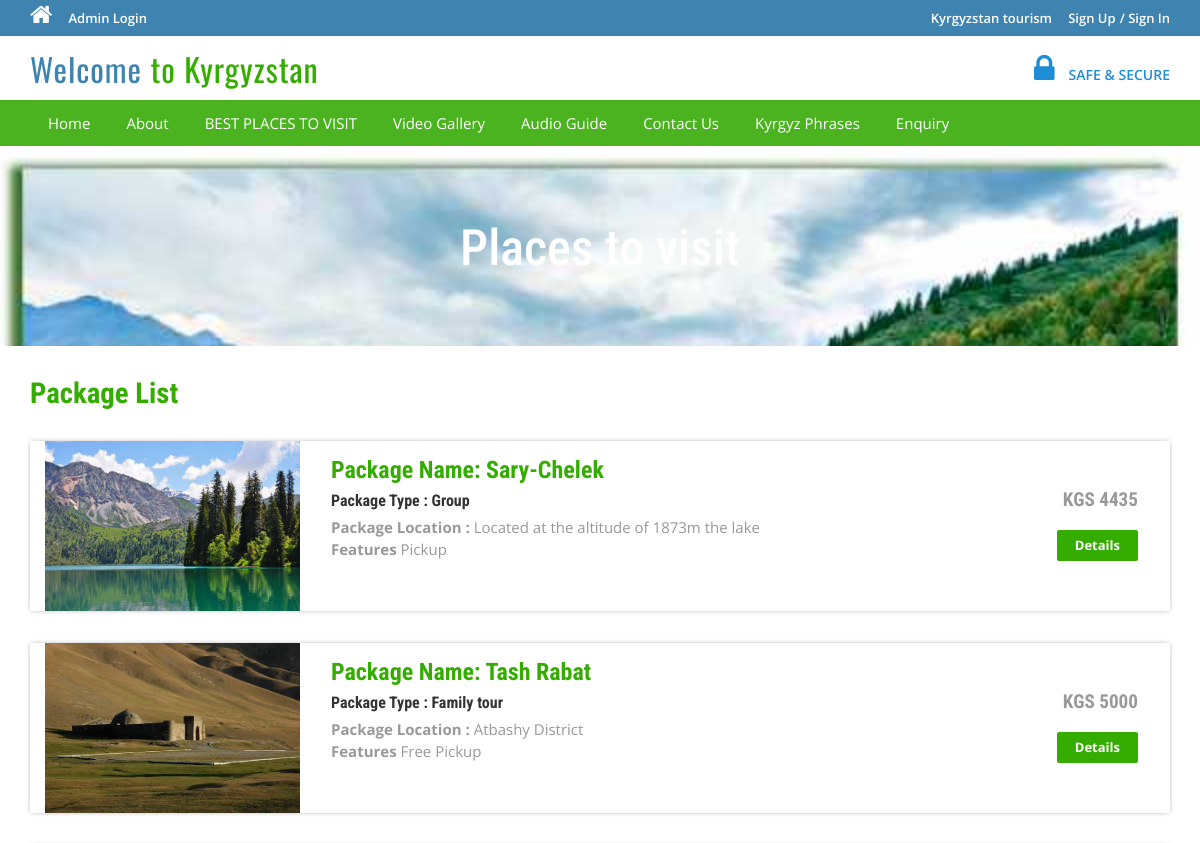
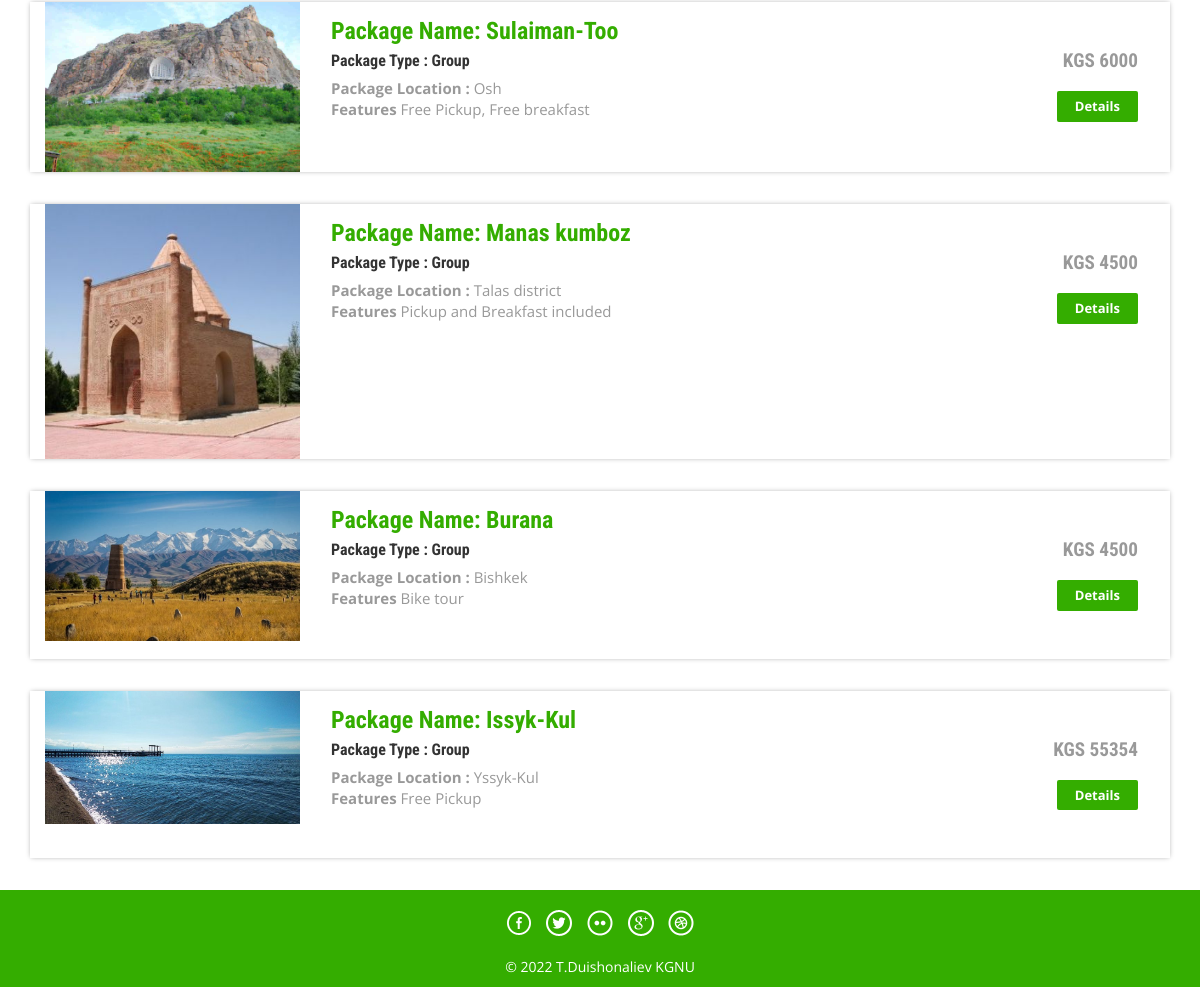
The app's page /package-list.php with its own data (2 pictures, top to bottom).
### tables this page shows
CREATE TABLE `tbltourpackages` (
  `PackageId` int(11) NOT NULL AUTO_INCREMENT,
  `PackageName` varchar(200) DEFAULT NULL,
  `PackageType` varchar(150) DEFAULT NULL,
  `PackageLocation` varchar(100) DEFAULT NULL,
  `PackagePrice` int(11) DEFAULT NULL,
  `PackageFetures` varchar(255) DEFAULT NULL,
  `PackageDetails` mediumtext DEFAULT NULL,
  `PackageImage` varchar(100) DEFAULT NULL,
  `Creationdate` timestamp NULL DEFAULT current_timestamp(),
  `UpdationDate` timestamp NULL DEFAULT NULL ON UPDATE current_timestamp(),
  PRIMARY KEY (`PackageId`)
);

### package-list.php (the view, shortened to what this page needs)
<?php
include('includes/config.php');
?>
<!DOCTYPE HTML>
<html>
<head>
<link href="css/bootstrap.css" rel='stylesheet' type='text/css' />
<link href="css/style.css" rel='stylesheet' type='text/css' />
<link href="css/font-awesome.css" rel="stylesheet">
<link href="css/animate.css" rel="stylesheet" type="text/css" media="all">
</head>
<body>
<?php include('includes/header.php');?>
<div class="banner-3">
	<div class="container">
		<h1 class="wow zoomIn animated animated" data-wow-delay=".5s" style="visibility: visible; animation-delay: 0.5s; animation-name: zoomIn;"> Places to visit</h1>
	</div>
</div>
<div class="rooms">
	<div class="container">
		<div class="room-bottom">
			<h3>Package List</h3>
<?php $sql = "SELECT * from tbltourpackages";
$query = $dbh->prepare($sql);
$query->execute();
$results=$query->fetchAll(PDO::FETCH_OBJ);
if($query->rowCount() > 0)
{
foreach($results as $result)
{	?>
			<div class="rom-btm">
				<div class="col-md-3 room-left wow fadeInLeft animated" data-wow-delay=".5s">
					<img src="admin/pacakgeimages/<?php echo htmlentities($result->PackageImage);?>" class="img-responsive" alt="">
				</div>
				<div class="col-md-6 room-midle wow fadeInUp animated" data-wow-delay=".5s">
					<h4>Package Name: <?php echo htmlentities($result->PackageName);?></h4>
					<h6>Package Type : <?php echo htmlentities($result->PackageType);?></h6>
					<p><b>Package Location :</b> <?php echo htmlentities($result->PackageLocation);?></p>
					<p><b>Features</b> <?php echo htmlentities($result->PackageFetures);?></p>
				</div>
				<div class="col-md-3 room-right wow fadeInRight animated" data-wow-delay=".5s">
					<h5>KGS <?php echo htmlentities($result->PackagePrice);?></h5>
					<a href="package-details.php?pkgid=<?php echo htmlentities($result->PackageId);?>" class="view">Details</a>
				</div>
				<div class="clearfix"></div>
			</div>
<?php }} ?>
		</div>
	</div>
</div>
<?php include('includes/footer.php');?>
</body>
</html>

### includes/header.php (shortened to what this page needs)
<?php if($_SESSION['login'])
{?>
<div class="top-header">
	<div class="container">
		<ul class="tp-hd-lft wow fadeInLeft animated" data-wow-delay=".5s">
			<li class="hm"><a href="index.html"><i class="fa fa-home"></i></a></li>
			<li class="prnt"><a href="profile.php">My Profile</a></li>
				<li class="prnt"><a href="change-password.php">Change Password</a></li>
			<li class="prnt"><a href="tour-history.php">My Tour History</a></li>
			<li class="prnt"><a href="issuetickets.php">Issue Tickets</a></li>
		</ul>
		<ul class="tp-hd-rgt wow fadeInRight animated" data-wow-delay=".5s">
			<li class="tol">Welcome :</li>
			<li class="sig"><?php echo htmlentities($_SESSION['login']);?></li>
			<li class="sigi"><a href="logout.php" >/ Logout</a></li>
        </ul>
		<div class="clearfix"></div>
	</div>
</div><?php } else {?>
<div class="top-header">
	<div class="container">
		<ul class="tp-hd-lft wow fadeInLeft animated" data-wow-delay=".5s">
			<li class="hm"><a href="index.php"><i class="fa fa-home"></i></a></li>
				<li class="hm"><a href="admin/index.php">Admin Login</a></li>
		</ul>
		<ul class="tp-hd-rgt wow fadeInRight animated" data-wow-delay=".5s">
			<li class="tol">Kyrgyzstan tourism</li>
			<li class="sig"><a href="#" data-toggle="modal" data-target="#myModal" >Sign Up</a></li>
			<li class="sigi"><a href="#" data-toggle="modal" data-target="#myModal4" >/ Sign In</a></li>
        </ul>
		<div class="clearfix"></div>
	</div>
</div>
<?php }?>
<div class="header">
	<div class="container">
		<div class="logo wow fadeInDown animated" data-wow-delay=".5s">
			<a href="index.php">Welcome <span>to Kyrgyzstan</span></a>
		</div>
		<div class="lock fadeInDown animated" data-wow-delay=".5s">
			<li><i class="fa fa-lock"></i></li>
            <li><div class="securetxt">SAFE &amp; SECURE </div></li>
		</div>
		<div class="clearfix"></div>
	</div>
</div>
<div class="footer-btm wow fadeInLeft animated" data-wow-delay=".5s">
	<div class="container">
	<div class="navigation">
			<nav class="navbar navbar-default">
				<div class="collapse navbar-collapse nav-wil" id="bs-example-navbar-collapse-1">
					<nav class="cl-effect-1">
						<ul class="nav navbar-nav">
							<li><a href="index.php">Home</a></li>
							<li><a href="page.php?type=aboutus">About</a></li>
								<li><a href="package-list.php">BEST PLACES TO VISIT</a></li>
								<li><a href="page.php?type=privacy">Video Gallery </a></li>
								<li><a href="page.php?type=terms">Audio Guide</a></li>
								<li><a href="page.php?type=contact">Contact Us</a></li>
								<li><a href="page.php?type=phrases">Kyrgyz Phrases</a></li>
								<?php if($_SESSION['login'])
{?>
								<li>Need Help?<a href="#" data-toggle="modal" data-target="#myModal3"> / Write Us </a>  </li>
								<?php } else { ?>
								<li><a href="enquiry.php"> Enquiry </a>  </li>
								<?php } ?>
								<div class="clearfix"></div>
						</ul>
					</nav>
				</div>
			</nav>
		</div>
	</div>
</div>

### includes/footer.php
<div class="copy-right">
	<div class="container">
		<div class="footer-social-icons wow fadeInDown animated animated" data-wow-delay=".5s" style="visibility: visible; animation-delay: 0.5s; animation-name: fadeInDown;">
			<ul>
				<li><a class="facebook" href="#"><span>Facebook</span></a></li>
				<li><a class="twitter" href="#"><span>Twitter</span></a></li>
				<li><a class="flickr" href="#"><span>Flickr</span></a></li>
				<li><a class="googleplus" href="#"><span>Google+</span></a></li>
				<li><a class="dribbble" href="#"><span>Dribbble</span></a></li>
			</ul>
		</div>
		<p class="wow zoomIn animated animated" data-wow-delay=".5s" style="visibility: visible; animation-delay: 0.5s; animation-name: zoomIn;">© 2022 T.Duishonaliev KGNU </p>
	</div>
</div>

### css/style.css (style rules this page uses)
html, body { font-size: 100%; background: #fff; font-family: 'Open Sans', sans-serif; }
body a,.grid_1,plan_1,plan_1.one,plan_1.two,i.icon1, i.icon2, i.icon3, i.icon4, i.icon5, i.icon6 { transition:0.5s all; -webkit-transition:0.5s all; -moz-transition:0.5s all; -o-transition:0.5s all; -ms-transition:0.5s all; }
h1,h2,h3,h4,h5,h6 { margin:0; font-family: 'Roboto Condensed', sans-serif; }
p { margin:0; }
ul { margin:0; padding:0; }
.logo a { color: #3F84B1; letter-spacing: 1px; font-size: 2em; font-weight: 400; display: block; text-decoration: none; font-family: 'Oswald', sans-serif; }
.logo span { color:#34ad00; }
i.fa.fa-home { font-size: 24px; }
.top-header { background-color: #3F84B1; border-bottom: 0 none; height: 36px; line-height: 35px; }
ul.tp-hd-lft { float: left; }
ul.tp-hd-lft li { display: inline-block; }
li.hm,li.prnt { margin-right: 12px; }
ul.tp-hd-lft a { font-size: 13px; font-weight: 600; color:#fff; }
ul.tp-hd-rgt { float:right; }
ul.tp-hd-rgt li { display: inline-block; font-size: 13px; font-weight: 600; color:#fff; }
ul.tp-hd-rgt a { font-size: 13px; font-weight: 600; color:#fff; }
li.ned,li.wrt,li.tol { margin-right: 12px; }
.header { background-color: #fff; margin: 0; padding: 10px 0 8px; }
.logo a { display: block; }
.logo { float: left; margin-right: 60px; }
.lock { float: right; margin-top: 7px; }
.securetxt { color: #1f8dd6; line-height: 18px; margin-top: 0px; font-size: 14px; font-weight:600; }
.lock li { display: inline-block; }
i.fa.fa-lock { color:#1f8dd6; font-size: 2em; padding-right: 10px; }
.footer-btm li { display: inline-block; margin: 0 10px; font-size: 14px; color: #fff; }
.footer-btm li a { font-size: 15px; color: #fff; display: inline-block; padding: 5px 8px; }
.footer-btm { background:#4CB320; padding: 0.5em 0; text-align:center; }
.copy-right p { color:#fff; font-size:14px; line-height: 1.8em; }
.copy-right { background:#34ad00; text-align: center; padding: 0.5em 0; }
a.view { padding: 6px 18px; font-weight: 700; color: #fff; background-color: #34ad00; border: 0; font-size: 13px; border-radius: 2px; -webkit-transition: all .2s; -moz-transition: all .2s; transition: all .2s; margin-top: 20px; display: inline-block; }
.banner-3 { background: url(../images/6ordu.jpg)no-repeat; background-size: cover; -webkit-background-size: cover; -o-background-size: cover; -ms-background-size: cover; -moz-background-size: cover; min-height:200px; }
.banner-3 h1 { font-size: 50px; margin-bottom: 40px; padding: 1.5em 0 0; text-align: center; color: #fff; }
.rom-btm { margin-top: 2em; box-shadow: 0px 0px 5px -1px rgba(0, 0, 0, 0.37); }
.room-bottom h3 { font-size: 1.8em; font-weight: 700; color: #34ad00; }
.room-bottom { padding: 2em 0; }
.rom-btm h4 { font-size: 1.5em; font-weight: 700; color: #34ad00; }
.rom-btm p { font-size: 15px; color: #999; }
.rom-btm h6 { font-size: 1em; font-weight: 700; margin: 0.5em 0; }
.room-right { text-align: right; padding: 3em 2em; }
.room-midle { padding: 1em; }
.rom-btm h5 { font-size: 1.2em; font-weight: 700; color: #999; }
.footer-social-icons ul li { display:inline-block; margin:0 0.2em; }
.footer-social-icons ul li a { width:30px; height:30px; background:url('../images/img-sprite.png') no-repeat 0px 0px; display:inline-block; position: relative; }
.footer-social-icons ul li a.facebook { background-position:0px 0px; }
.footer-social-icons ul li a.twitter { background-position:-30px 0px; }
.footer-social-icons ul li a.flickr { background-position:-60px 0px; }
.footer-social-icons ul li a.googleplus { background-position:-90px 0px; }
.footer-social-icons ul li a.dribbble { background-position:-120px 0px; }
.footer-social-icons { margin: 10px 0 10px; }
.navbar-default { background-color: #4CB320 !important; border-color: #4CB320 !important; }
.navbar { min-height: 0px !important; margin-bottom:0px !important; border-radius:0px !important; border: none !important; }
ul.nav.navbar-nav li a { font-size: 15px ; color: #fff; display: inline-block; padding: 5px 8px; }
.navbar-collapse { padding-right: 0px !important; padding-left: 0px !important; }

### records on screen
tbltourpackages: PackageImage (picture), PackageName "Sary-Chelek", PackageType "Group", PackageLocation "Located at the altitude of 1873m the lake", PackageFetures "Pickup", PackagePrice "4435"
tbltourpackages: PackageImage (picture), PackageName "Tash Rabat", PackageType "Family tour", PackageLocation "Atbashy District", PackageFetures "Free Pickup", PackagePrice "5000"
tbltourpackages: PackageImage (picture), PackageName "Sulaiman-Too", PackageType "Group", PackageLocation "Osh", PackageFetures "Free Pickup, Free breakfast", PackagePrice "6000"
tbltourpackages: PackageImage (picture), PackageName "Manas kumboz", PackageType "Group", PackageLocation "Talas district", PackageFetures "Pickup and Breakfast included", PackagePrice "4500"
tbltourpackages: PackageImage (picture), PackageName "Burana", PackageType "Group", PackageLocation "Bishkek", PackageFetures "Bike tour", PackagePrice "4500"
tbltourpackages: PackageImage (picture), PackageName "Issyk-Kul", PackageType "Group", PackageLocation "Yssyk-Kul", PackageFetures "Free Pickup", PackagePrice "55354"
